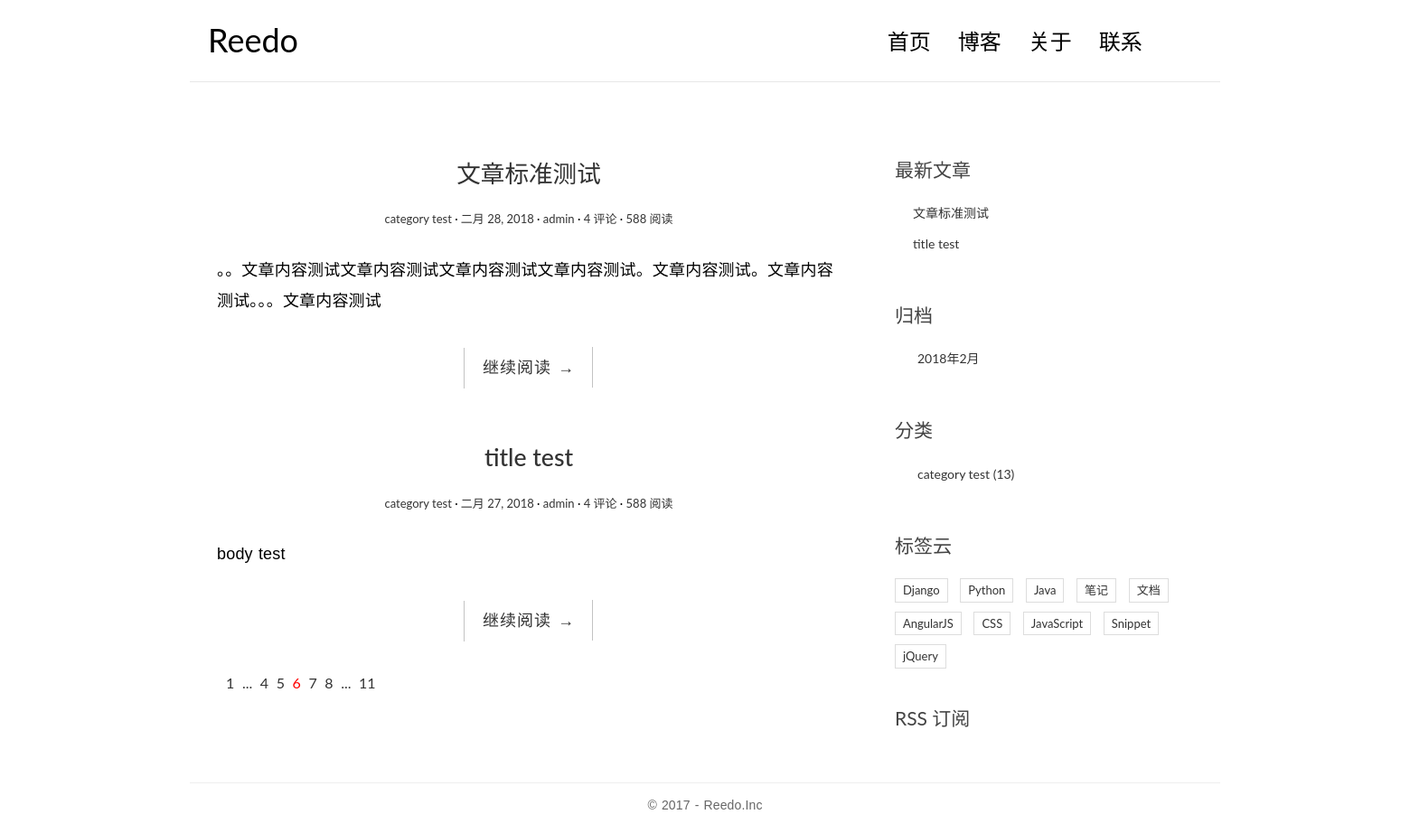
The app's page /, older data.
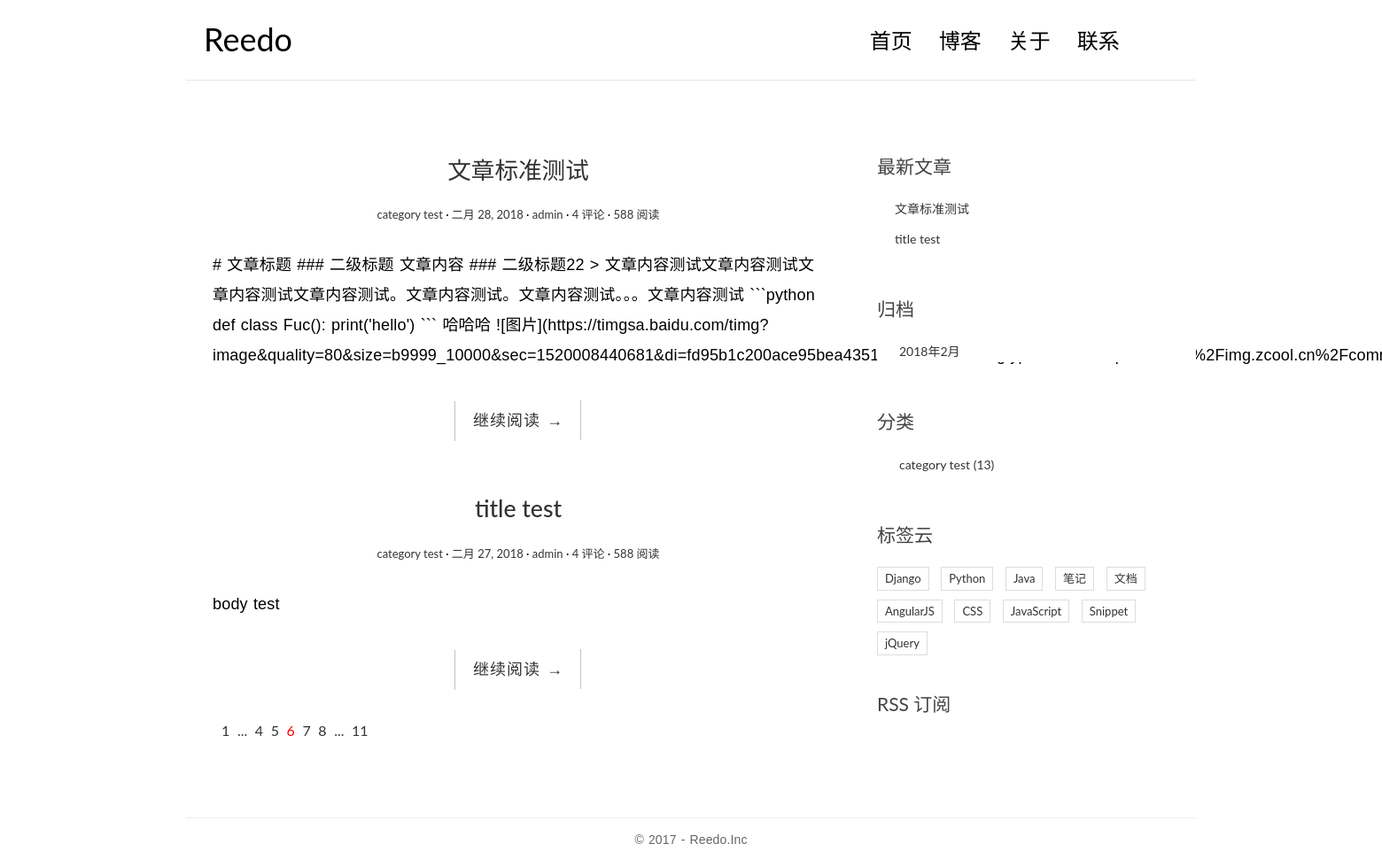
The same page, newer data.
### blog/models.py (models this page shows, shortened)
class Post(models.Model):
    title = models.CharField(max_length=40)
    body = models.TextField()
    created_time = models.DateField()
    modified_time = models.DateField()
    category = models.ForeignKey(Category, on_delete=models.CASCADE)
    tags = models.ManyToManyField(Tag, blank=True)
    author = models.ForeignKey(User, on_delete=models.CASCADE)

class Category(models.Model):
    name = models.CharField(max_length=20)

### blog/views.py (the view)
# urls.py: path('', views.index, name='index'),
def index(request):
    post_list = Post.objects.all().order_by('-created_time')
    return render(request, 'blog/index.html', {'post_list':post_list})

### blog/templatetags/blog_tags.py (called while the page is built)
@register.simple_tag
def get_recent_posts(num=5):
    return Post.objects.all().order_by('-created_time')[:num]

@register.simple_tag
def archives():
    return Post.objects.dates('created_time', 'month', order='DESC')

@register.simple_tag
def get_categories():
    return Category.objects.all()

### templates/blog/index.html
{% extends "base.html" %}
{% block main %}
    {% for post in post_list %}
    <article class="post post-{{ post.pk }}">
        <header class="entry-header">
            <h1 class="entry-title">
                <a href="{% url 'blog:detail' post.pk %}">{{ post.title }}</a>
            </h1>
            <div class="entry-meta">
                <span class="post-category"><a href="#">{{ post.category.name }}</a></span>
                <span class="post-date"><a href="#"><time class="entry-date"
                                                            datetime="{{ post.created_time }}">{{ post.created_time }}</time></a></span>
                <span class="post-author"><a href="#">{{ post.author }}</a></span>
                <span class="comments-link"><a href="#">4 评论</a></span>
                <span class="views-count"><a href="#">588 阅读</a></span>
            </div>
        </header>
        <div class="entry-content clearfix">
            <p>{{ post.body }}</p>
            <div class="read-more cl-effect-14">
                <a href="{% url 'blog:detail' post.pk %}" class="more-link">继续阅读 <span class="meta-nav">→</span></a>
            </div>
        </div>
    </article>
    {% endfor %}
    <div class="pagination">
        <ul>
            <li><a href="">1</a></li>
            <li><a href="">...</a></li>
            <li><a href="">4</a></li>
            <li><a href="">5</a></li>
            <li class="current"><a href="">6</a></li>
            <li><a href="">7</a></li>
            <li><a href="">8</a></li>
            <li><a href="">...</a></li>
            <li><a href="">11</a></li>
        </ul>
    </div>
{% endblock main %}

### templates/base.html (shortened to what the changed rows need)
{% load staticfiles %}
{% load blog_tags %}
<!DOCTYPE html>
<html>
<head>
    <link rel="stylesheet" href="{% static 'blog/css/bootstrap.min.css' %}">
    <link rel="stylesheet" href="http://code.ionicframework.com/ionicons/2.0.1/css/ionicons.min.css">
    <link rel="stylesheet" href="{% static 'blog/css/pace.css' %}">
    <link rel="stylesheet" href="{% static 'blog/css/custom.css' %}">
    <link rel="stylesheet" href="{% static 'blog/css/highlights/github.css' %}">
</head>
<body>
<div class="container">
    <header id="site-header">
        <div class="row">
            <div class="col-md-4 col-sm-5 col-xs-8">
                <div class="logo">
                    <h1><a href="{% url 'blog:index' %}"><b>Reedo</b></a></h1>
                </div>
            </div>
        </div>
    </header>
</div>
<div class="content-body">
    <div class="container">
        <div class="row">
            <main class="col-md-8">
                {% block main %}
                {% endblock main %}
            </main>
            <aside class="col-md-4">
                <div class="widget widget-recent-posts">
                    {% get_recent_posts as recent_post_list %}
                    <ul>
                        {% for post in recent_post_list %}
                            <li>
                                <a href="#">{{ post.title }}</a>
                            </li>
                        {% endfor %}
                    </ul>
                </div>
                    {% archives as archives_list %}
                    {% get_categories as category_list %}
            </aside>
        </div>
    </div>
</div>
</body>
</html>

Row changes from the older to the newer data that the page shows:
changed Post "文章标准测试": body "。。文章内容测试文章内容测试文章内容测试文章内容测试。文章内容测试。文章内容测试。。。文章内容测试" → "# 文章标题 ### 二级标题 文章内容 ### 二级标题22 > 文章内容测试文章内容测试文章内容测试文章内容测试。文章内容测试。文章内容测试。。。文章内容测试 ```python def class Fuc(): print('hello') ``` 哈哈哈…"
